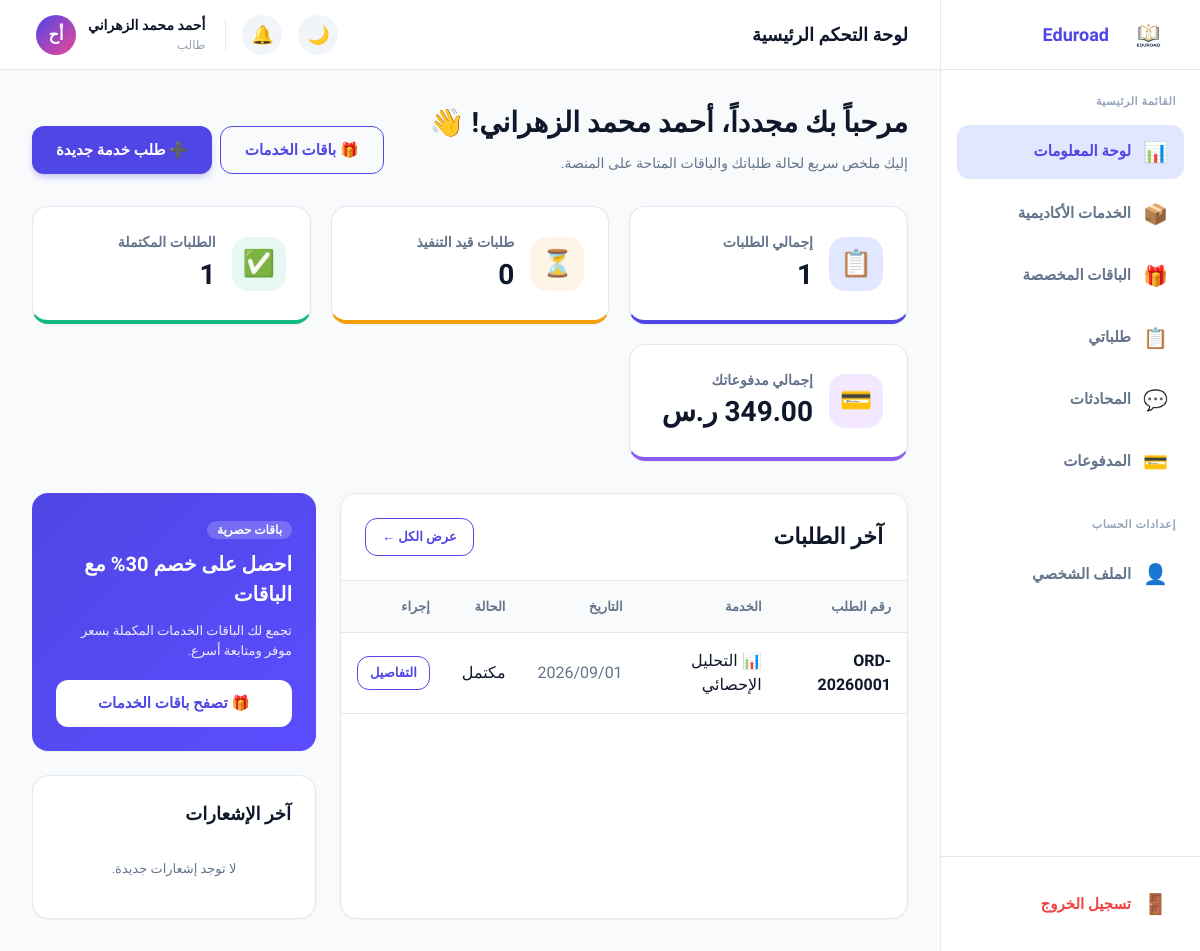
Page /student/student-dashboard.php (signed in) on the committed database.
### tables this page shows
CREATE TABLE IF NOT EXISTS `orders` (
  `id`             INT UNSIGNED NOT NULL AUTO_INCREMENT,
  `order_number`   VARCHAR(20) NOT NULL UNIQUE COMMENT 'e.g. ORD-20260001',
  `student_id`     INT UNSIGNED NOT NULL,
  `academic_id`    INT UNSIGNED DEFAULT NULL COMMENT 'Assigned after acceptance',
  `service_id`     INT UNSIGNED NOT NULL,
  `package_id`     INT UNSIGNED DEFAULT NULL,
  `specialty`      VARCHAR(200) DEFAULT NULL COMMENT 'Specific sub-specialty',
  `academic_level` ENUM('بكالوريوس','ماجستير','دكتوراه') DEFAULT NULL,
  `language`       ENUM('العربية','الإنجليزية') DEFAULT 'العربية',
  `description`    TEXT DEFAULT NULL COMMENT 'Student notes / requirements',
  `deadline`       DATE DEFAULT NULL,
  `amount`         DECIMAL(10,2) NOT NULL DEFAULT 0.00,
  `status`         ENUM('new','accepted','in_progress','revision','completed','cancelled') NOT NULL DEFAULT 'new',
  `admin_notes`    TEXT DEFAULT NULL,
  `created_at`     DATETIME NOT NULL DEFAULT CURRENT_TIMESTAMP,
  `updated_at`     DATETIME NOT NULL DEFAULT CURRENT_TIMESTAMP ON UPDATE CURRENT_TIMESTAMP,
  PRIMARY KEY (`id`),
  UNIQUE KEY `uq_order_number` (`order_number`),
  INDEX `idx_student`  (`student_id`),
  INDEX `idx_academic` (`academic_id`),
  INDEX `idx_status`   (`status`),
  CONSTRAINT `fk_ord_student`  FOREIGN KEY (`student_id`)  REFERENCES `users`(`id`)     ON DELETE RESTRICT,
  CONSTRAINT `fk_ord_academic` FOREIGN KEY (`academic_id`) REFERENCES `academics`(`id`) ON DELETE SET NULL,
  CONSTRAINT `fk_ord_service`  FOREIGN KEY (`service_id`)  REFERENCES `services`(`id`)  ON DELETE RESTRICT,
  CONSTRAINT `fk_ord_package`  FOREIGN KEY (`package_id`)  REFERENCES `packages`(`id`)  ON DELETE SET NULL
);

CREATE TABLE IF NOT EXISTS `services` (
  `id`          INT UNSIGNED NOT NULL AUTO_INCREMENT,
  `name`        VARCHAR(150) NOT NULL,
  `icon`        VARCHAR(10) DEFAULT NULL COMMENT 'Emoji icon',
  `description` TEXT DEFAULT NULL,
  `is_active`   TINYINT(1) NOT NULL DEFAULT 1,
  `order_count` INT UNSIGNED NOT NULL DEFAULT 0 COMMENT 'Cached count for performance',
  `created_at`  DATETIME NOT NULL DEFAULT CURRENT_TIMESTAMP,
  PRIMARY KEY (`id`),
  INDEX `idx_active` (`is_active`)
);

### config/auth.php (called while the page is built, shortened)
<?php
function currentUser(): ?array {
    return [
        'id'     => $_SESSION['user_id'],
        'name'   => $_SESSION['user_name'],
        'email'  => $_SESSION['user_email'],
        'role'   => $_SESSION['user_role'],
        'avatar' => $_SESSION['user_avatar'],
    ];
}

### config/functions.php (called while the page is built, shortened)
<?php
function e(mixed $value): string {
    return htmlspecialchars((string)($value ?? ''), ENT_QUOTES, 'UTF-8');
}
function formatDate(string $date): string {
    return date('Y/m/d', strtotime($date));
}
function formatMoney(float $amount): string {
    return number_format($amount, 2) . ' ر.س';
}
function orderStatusLabel(string $status): array {
    return match($status) {
        'pending_assignment' => ['label' => 'بانتظار تعيين الإدارة', 'class' => 'badge-info'],
        'assigned'           => ['label' => 'أُرسل إلى الأكاديمي', 'class' => 'badge-primary'],
        'new'         => ['label' => 'جديد',         'class' => 'badge-info'],
        'accepted'    => ['label' => 'مقبول',         'class' => 'badge-primary'],
        'in_progress' => ['label' => 'قيد التنفيذ',   'class' => 'badge-warning'],
        'revision'    => ['label' => 'تحت المراجعة',  'class' => 'badge-warning'],
        'completed'   => ['label' => 'مكتمل',         'class' => 'badge-success'],
        'cancelled'   => ['label' => 'ملغي',          'class' => 'badge-danger'],
        default       => ['label' => $status,          'class' => 'badge-secondary'],
    };
}

### student/student-dashboard.php (the view, shortened to what this page needs)
<?php
require_once __DIR__ . '/../config/auth.php';
require_once __DIR__ . '/../config/functions.php';
$user = currentUser();
$db = db();
$total_orders = (int) $db->query("SELECT COUNT(*) FROM orders WHERE student_id = " . $user['id'])->fetchColumn();
$active_orders = (int) $db->query("SELECT COUNT(*) FROM orders WHERE student_id = " . $user['id'] . " AND status IN ('new', 'pending_assignment', 'assigned', 'accepted', 'in_progress', 'revision')")->fetchColumn();
$completed_orders = (int) $db->query("SELECT COUNT(*) FROM orders WHERE student_id = " . $user['id'] . " AND status = 'completed'")->fetchColumn();
$total_paid = (float) $db->query("SELECT COALESCE(SUM(amount), 0) FROM payments WHERE student_id = " . $user['id'] . " AND status = 'paid'")->fetchColumn();
$orders_stmt = $db->prepare("
    SELECT o.*, s.name AS service_name, s.icon AS service_icon
    FROM orders o
    JOIN services s ON o.service_id = s.id
    WHERE o.student_id = ?
    ORDER BY o.created_at DESC
    LIMIT 3
");
$orders_stmt->execute([$user['id']]);
$recent_orders = $orders_stmt->fetchAll();
$notifications = getNotifications($user['id'], 'student');
?>
<?php
require __DIR__ . '/partials/head.php';
require __DIR__ . '/partials/sidebar.php';
?>
        <div style="display:flex;justify-content:space-between;align-items:flex-end;margin-bottom:32px" class="anim-fade-up">
          <div>
            <h1 class="h1" style="margin-bottom:8px">مرحباً بك مجدداً، <?= e($user['name']) ?>! 👋</h1>
            <p class="text-body">إليك ملخص سريع لحالة طلباتك والباقات المتاحة على المنصة.</p>
          </div>
          <div class="flex gap-2">
            <a href="packages.php" class="btn btn-outline">🎁 باقات الخدمات</a>
            <a href="create-order.php" class="btn btn-primary">➕ طلب خدمة جديدة</a>
          </div>
        </div>
        <div style="display:grid;grid-template-columns:repeat(auto-fit, minmax(240px, 1fr));gap:20px;margin-bottom:32px">
          <div class="card anim-fade-up" style="animation-delay:0.1s;display:flex;align-items:center;gap:16px;border-bottom:4px solid var(--primary)">
            <div style="width:54px;height:54px;border-radius:16px;background:var(--primary-light);color:var(--primary);display:flex;align-items:center;justify-content:center;font-size:26px">📋</div>
            <div>
              <div class="text-body" style="font-weight:700">إجمالي الطلبات</div>
              <div class="h1"><?= $total_orders ?></div>
            </div>
          </div>
          <div class="card anim-fade-up" style="animation-delay:0.2s;display:flex;align-items:center;gap:16px;border-bottom:4px solid var(--warning)">
            <div style="width:54px;height:54px;border-radius:16px;background:rgba(245,158,11,0.1);color:var(--warning);display:flex;align-items:center;justify-content:center;font-size:26px">⏳</div>
            <div>
              <div class="text-body" style="font-weight:700">طلبات قيد التنفيذ</div>
              <div class="h1"><?= $active_orders ?></div>
            </div>
          </div>
          <div class="card anim-fade-up" style="animation-delay:0.3s;display:flex;align-items:center;gap:16px;border-bottom:4px solid var(--success)">
            <div style="width:54px;height:54px;border-radius:16px;background:rgba(16,185,129,0.1);color:var(--success);display:flex;align-items:center;justify-content:center;font-size:26px">✅</div>
            <div>
              <div class="text-body" style="font-weight:700">الطلبات المكتملة</div>
              <div class="h1"><?= $completed_orders ?></div>
            </div>
          </div>
          <div class="card anim-fade-up" style="animation-delay:0.4s;display:flex;align-items:center;gap:16px;border-bottom:4px solid #8b5cf6">
            <div style="width:54px;height:54px;border-radius:16px;background:#f3e8ff;color:#7e22ce;display:flex;align-items:center;justify-content:center;font-size:26px">💳</div>
            <div>
              <div class="text-body" style="font-weight:700">إجمالي مدفوعاتك</div>
              <div class="h1"><?= formatMoney($total_paid) ?></div>
            </div>
          </div>
        </div>
        <div style="display:grid;grid-template-columns:2fr 1fr;gap:24px">
          <div class="card anim-fade-up" style="animation-delay:0.4s;padding:0;overflow:hidden">
            <div style="padding:24px;border-bottom:1px solid var(--border-color);display:flex;justify-content:space-between;align-items:center">
              <h2 class="h2">آخر الطلبات</h2>
              <a href="orders.php" class="btn btn-outline" style="padding:8px 16px;font-size:13px">عرض الكل ←</a>
            </div>
            <div style="overflow-x:auto">
              <table style="width:100%;border-collapse:collapse;text-align:right">
                <thead>
                  <tr>
                    <th style="padding:16px;font-size:13px;color:var(--text-secondary);border-bottom:1px solid var(--border-color);background:var(--bg-body)">رقم الطلب</th>
                    <th style="padding:16px;font-size:13px;color:var(--text-secondary);border-bottom:1px solid var(--border-color);background:var(--bg-body)">الخدمة</th>
                    <th style="padding:16px;font-size:13px;color:var(--text-secondary);border-bottom:1px solid var(--border-color);background:var(--bg-body)">التاريخ</th>
                    <th style="padding:16px;font-size:13px;color:var(--text-secondary);border-bottom:1px solid var(--border-color);background:var(--bg-body)">الحالة</th>
                    <th style="padding:16px;font-size:13px;color:var(--text-secondary);border-bottom:1px solid var(--border-color);background:var(--bg-body)">إجراء</th>
                  </tr>
                </thead>
                <tbody id="recentOrdersBody">
                  <?php if (empty($recent_orders)): ?>
                    <tr><td colspan="5" style="text-align:center;padding:32px;color:var(--text-secondary)">ليس لديك أي طلبات حالياً.</td></tr>
                  <?php else: ?>
                    <?php foreach ($recent_orders as $o):
                      $badge = orderStatusLabel($o['status']);
                    ?>
                      <tr>
                        <td style="padding:16px; border-bottom:1px solid var(--border-color); font-weight:700"><?= e($o['order_number']) ?></td>
                        <td style="padding:16px; border-bottom:1px solid var(--border-color)"><?= e($o['service_icon']) ?> <?= e($o['service_name']) ?></td>
                        <td style="padding:16px; border-bottom:1px solid var(--border-color); color:var(--text-secondary)"><?= formatDate($o['created_at']) ?></td>
                        <td style="padding:16px; border-bottom:1px solid var(--border-color)">
                          <span class="badge <?= $badge['class'] ?>">
                            <?= $badge['label'] ?>
                          </span>
                        </td>
                        <td style="padding:16px; border-bottom:1px solid var(--border-color)">
                          <a href="order-details.php?id=<?= $o['id'] ?>" class="btn btn-outline" style="padding:6px 12px;font-size:13px">التفاصيل</a>
                        </td>
                      </tr>
                    <?php endforeach; ?>
                  <?php endif; ?>
                </tbody>
              </table>
            </div>
          </div>
          <div style="display:flex;flex-direction:column;gap:24px">
            <div class="card anim-fade-up" style="animation-delay:0.5s;background:linear-gradient(135deg, var(--primary), #5b4dff);color:white;border:none">
              <span style="font-size:12px;background:rgba(255,255,255,0.2);padding:2px 10px;border-radius:20px;font-weight:700">باقات حصرية</span>
              <h3 style="font-size:20px;font-weight:800;margin:8px 0 12px">احصل على خصم 30% مع الباقات</h3>
              <p style="font-size:13px;opacity:0.9;margin-bottom:20px">تجمع لك الباقات الخدمات المكملة بسعر موفر ومتابعة أسرع.</p>
              <a href="packages.php" class="btn" style="background:white;color:var(--primary);width:100%;font-weight:800">🎁 تصفح باقات الخدمات</a>
            </div>
            <div class="card anim-fade-up" style="animation-delay:0.6s">
              <h3 class="h3" style="margin-bottom:16px">آخر الإشعارات</h3>
              <div style="display:flex;flex-direction:column;gap:12px">
                <?php if (empty($notifications)): ?>
                  <div style="font-size:13px;color:var(--text-secondary);text-align:center;padding:16px">لا توجد إشعارات جديدة.</div>
                <?php endif; ?>
              </div>
            </div>
          </div>
        </div>
<?php require __DIR__ . '/partials/footer.php'; ?>

### student/assets/css/style.css (style rules this page uses)
:root { --primary: #4f46e5; --primary-hover: #4338ca; --primary-light: #e0e7ff; --secondary: #ec4899; --success: #10b981; --warning: #f59e0b; --danger: #ef4444; --info: #3b82f6; --bg-body: #f8fafc; --bg-card: #ffffff; --bg-hover: #f1f5f9; --text-primary: #0f172a; --text-secondary: #64748b; --text-muted: #94a3b8; --border-color: #e2e8f0; --radius-sm: 8px; --radius-md: 12px; --radius-lg: 16px; --radius-full: 9999px; --shadow-sm: 0 1px 2px 0 rgba(0, 0, 0, 0.05); --shadow-md: 0 4px 6px -1px rgba(0, 0, 0, 0.1), 0 2px 4px -1px rgba(0, 0, 0, 0.06); --shadow-lg: 0 10px 15px -3px rgba(0, 0, 0, 0.1), 0 4px 6px -2px rgba(0, 0, 0, 0.05); }
body { font-family: 'Tajawal', sans-serif; background-color: var(--bg-body); color: var(--text-primary); margin: 0; transition: background-color 0.3s, color 0.3s; overflow-x: hidden; }
a { text-decoration: none; color: inherit; }
.h1 { font-size: 28px; font-weight: 800; color: var(--text-primary); }
.h2 { font-size: 22px; font-weight: 700; color: var(--text-primary); }
.h3 { font-size: 18px; font-weight: 700; color: var(--text-primary); }
.text-body { font-size: 14px; line-height: 1.6; color: var(--text-secondary); }
.card { background: var(--bg-card); border: 1px solid var(--border-color); border-radius: var(--radius-lg); padding: 24px; box-shadow: var(--shadow-sm); }
.btn { display: inline-flex; align-items: center; justify-content: center; gap: 8px; padding: 12px 24px; border-radius: var(--radius-md); font-weight: 700; font-size: 15px; cursor: pointer; transition: all 0.2s; border: none; font-family: 'Tajawal', sans-serif; text-align: center; }
.btn-primary { background: var(--primary); color: white; box-shadow: 0 4px 6px -1px rgba(79, 70, 229, 0.3); }
.btn-outline { background: transparent; border: 1.5px solid var(--primary); color: var(--primary); }
.anim-fade-up { opacity: 0; transform: translateY(20px); animation: fadeUp 0.5s forwards ease; }

### rows in the picture
orders: order_number "ORD-20260001", service.icon "📊", service.name "التحليل الإحصائي", created_at "2026/09/01", status "مكتمل"

### other values in the picture
$_item['icon'] "📊"
$_item['label'] "لوحة المعلومات"
$_item['icon'] "📦"
$_item['label'] "الخدمات الأكاديمية"
$_item['icon'] "🎁"
$_item['label'] "الباقات المخصصة"
$_item['icon'] "📋"
$_item['label'] "طلباتي"
$_item['icon'] "💬"
$_item['label'] "المحادثات"
$_item['icon'] "💳"
$_item['label'] "المدفوعات"
$pageTitle "لوحة التحكم الرئيسية"
$user['name'] "أحمد محمد الزهراني"
$user['avatar'] "أح"
